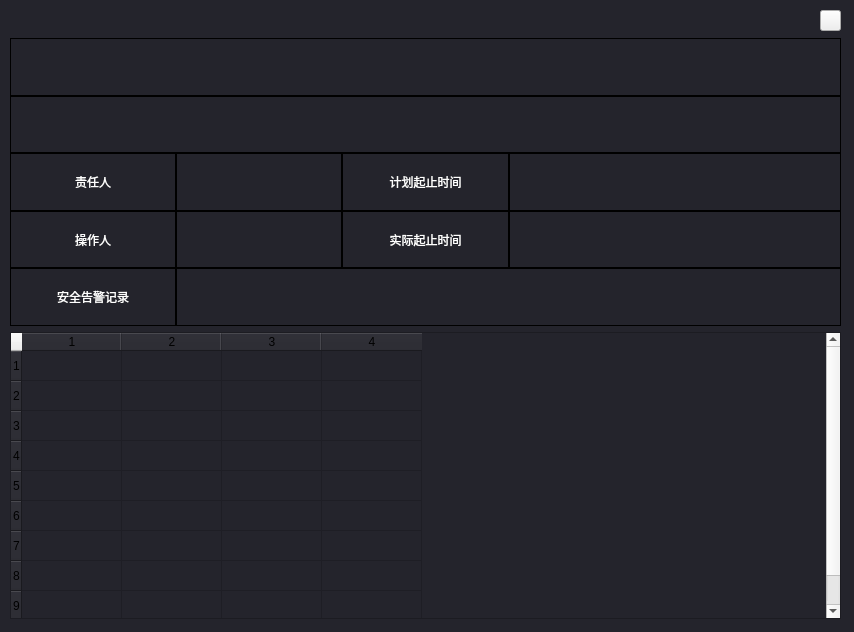
<?xml version="1.0" encoding="UTF-8"?>
<ui version="4.0">
 <class>OperSheet</class>
 <widget class="QWidget" name="OperSheet">
  <property name="geometry">
   <rect>
    <x>0</x>
    <y>0</y>
    <width>854</width>
    <height>632</height>
   </rect>
  </property>
  <property name="windowTitle">
   <string>Form</string>
  </property>
  <property name="styleSheet">
   <string notr="true">QWidget#OperSheet
{
	
	background-color: rgb(36, 36, 44);
}</string>
  </property>
  <widget class="QToolButton" name="closeBtn">
   <property name="geometry">
    <rect>
     <x>820</x>
     <y>10</y>
     <width>21</width>
     <height>21</height>
    </rect>
   </property>
   <property name="styleSheet">
    <string notr="true">QToolButton#closeBtn
{
	border-image: url(:/image/work_close  (1).png);
}</string>
   </property>
   <property name="text">
    <string/>
   </property>
  </widget>
  <widget class="QWidget" name="layoutWidget">
   <property name="geometry">
    <rect>
     <x>10</x>
     <y>38</y>
     <width>831</width>
     <height>581</height>
    </rect>
   </property>
   <layout class="QVBoxLayout" name="verticalLayout_2">
    <item>
     <layout class="QVBoxLayout" name="verticalLayout" stretch="1,1,1,1,1">
      <property name="spacing">
       <number>0</number>
      </property>
      <item>
       <widget class="QLabel" name="label_worktitle">
        <property name="styleSheet">
         <string notr="true">QLabel#label_worktitle
{
	border-width: 1px;
	border-style: solid;
	border-color: rgb(0, 0, 0);
	font:  14px &quot;Microsoft YaHei UI&quot;;
	color: rgb(255, 255, 255);
}
</string>
        </property>
        <property name="lineWidth">
         <number>1</number>
        </property>
        <property name="text">
         <string/>
        </property>
        <property name="alignment">
         <set>Qt::AlignCenter</set>
        </property>
       </widget>
      </item>
      <item>
       <widget class="QLabel" name="label_workplace">
        <property name="styleSheet">
         <string notr="true">QLabel#label_workplace
{
	border-width: 1px;
	border-style: solid;
	border-color: rgb(0, 0, 0);
	font: 14px &quot;Microsoft YaHei UI&quot;;
	color: rgb(255, 255, 255);
}
</string>
        </property>
        <property name="text">
         <string/>
        </property>
        <property name="alignment">
         <set>Qt::AlignCenter</set>
        </property>
       </widget>
      </item>
      <item>
       <layout class="QHBoxLayout" name="horizontalLayout" stretch="1,1,1,2">
        <property name="spacing">
         <number>0</number>
        </property>
        <item>
         <widget class="QLabel" name="label_1">
          <property name="styleSheet">
           <string notr="true">QLabel#label_1
{
	border-width: 1px;
	border-style: solid;
	border-color: rgb(0, 0, 0);	
	color: rgb(255, 255, 255);
	font: 14px &quot;Microsoft YaHei UI&quot;;
}
</string>
          </property>
          <property name="text">
           <string>责任人</string>
          </property>
          <property name="alignment">
           <set>Qt::AlignCenter</set>
          </property>
         </widget>
        </item>
        <item>
         <widget class="QLabel" name="label_dutyperson">
          <property name="styleSheet">
           <string notr="true">font:  14px &quot;Microsoft YaHei UI&quot;;
color: rgb(255, 255, 255);
border-width: 1px;
border-style: solid;
border-color: rgb(0, 0, 0);</string>
          </property>
          <property name="text">
           <string/>
          </property>
          <property name="alignment">
           <set>Qt::AlignCenter</set>
          </property>
         </widget>
        </item>
        <item>
         <widget class="QLabel" name="label_11">
          <property name="styleSheet">
           <string notr="true">QLabel#label_11
{

	border-width: 1px;
	border-style: solid;
	border-color: rgb(0, 0, 0);	
	color: rgb(255, 255, 255);
	font: 14px &quot;Microsoft YaHei UI&quot;;
}
</string>
          </property>
          <property name="text">
           <string>计划起止时间</string>
          </property>
          <property name="alignment">
           <set>Qt::AlignCenter</set>
          </property>
         </widget>
        </item>
        <item>
         <widget class="QLabel" name="label_plantime">
          <property name="styleSheet">
           <string notr="true">QLabel#label_plantime
{
	font: 14px &quot;Microsoft YaHei UI&quot;;
	color: rgb(255, 255, 255);
	border-width: 1px;
	border-style: solid;
	border-color: rgb(0, 0, 0);
}
</string>
          </property>
          <property name="text">
           <string/>
          </property>
          <property name="alignment">
           <set>Qt::AlignCenter</set>
          </property>
         </widget>
        </item>
       </layout>
      </item>
      <item>
       <layout class="QHBoxLayout" name="horizontalLayout_2" stretch="1,1,1,2">
        <property name="spacing">
         <number>0</number>
        </property>
        <item>
         <widget class="QLabel" name="label_2">
          <property name="styleSheet">
           <string notr="true">QLabel#label_2
{

	border-width: 1px;
	border-style: solid;
	border-color: rgb(0, 0, 0);
	font: 75 14px &quot;Microsoft YaHei UI&quot;;
	color: rgb(255, 255, 255);	
}
</string>
          </property>
          <property name="text">
           <string>操作人</string>
          </property>
          <property name="alignment">
           <set>Qt::AlignCenter</set>
          </property>
         </widget>
        </item>
        <item>
         <widget class="QLabel" name="label_operperson">
          <property name="styleSheet">
           <string notr="true">QLabel#label_operperson
{
	border-width: 1px;
	border-style: solid;
	border-color: rgb(0, 0, 0);
	font: 14px &quot;Microsoft YaHei UI&quot;;
	color: rgb(255, 255, 255);
}
</string>
          </property>
          <property name="text">
           <string/>
          </property>
          <property name="alignment">
           <set>Qt::AlignCenter</set>
          </property>
         </widget>
        </item>
        <item>
         <widget class="QLabel" name="label_22">
          <property name="styleSheet">
           <string notr="true">QLabel#label_22
{

	border-width: 1px;
	border-style: solid;
	border-color: rgb(0, 0, 0);
	font: 75 14px &quot;Microsoft YaHei UI&quot;;
	color: rgb(255, 255, 255);
}
</string>
          </property>
          <property name="text">
           <string>实际起止时间</string>
          </property>
          <property name="alignment">
           <set>Qt::AlignCenter</set>
          </property>
         </widget>
        </item>
        <item>
         <widget class="QLabel" name="label_realtime">
          <property name="styleSheet">
           <string notr="true">QLabel#label_realtime
{
	font:  14px &quot;Microsoft YaHei UI&quot;;
	color: rgb(255, 255, 255);
	border-width: 1px;
	border-style: solid;
	border-color: rgb(0, 0, 0);
}
</string>
          </property>
          <property name="text">
           <string/>
          </property>
          <property name="alignment">
           <set>Qt::AlignCenter</set>
          </property>
         </widget>
        </item>
       </layout>
      </item>
      <item>
       <layout class="QHBoxLayout" name="horizontalLayout_3" stretch="1,4">
        <property name="spacing">
         <number>0</number>
        </property>
        <item>
         <widget class="QLabel" name="label_3">
          <property name="styleSheet">
           <string notr="true">QLabel#label_3
{

	border-width: 1px;
	border-style: solid;
	border-color: rgb(0, 0, 0);
	font: 75 14px &quot;Microsoft YaHei UI&quot;;
	color: rgb(255, 255, 255);
}</string>
          </property>
          <property name="text">
           <string>安全告警记录</string>
          </property>
          <property name="alignment">
           <set>Qt::AlignCenter</set>
          </property>
         </widget>
        </item>
        <item>
         <widget class="QLabel" name="label_alarmrecord">
          <property name="styleSheet">
           <string notr="true">QLabel#label_alarmrecord
{
	font: 14px &quot;Microsoft YaHei UI&quot;;	
	color: rgb(255, 255, 255);
	border-width: 1px;
	border-style: solid;
	border-color: rgb(0, 0, 0);
}
</string>
          </property>
          <property name="text">
           <string/>
          </property>
          <property name="alignment">
           <set>Qt::AlignLeading|Qt::AlignLeft|Qt::AlignTop</set>
          </property>
          <property name="margin">
           <number>20</number>
          </property>
         </widget>
        </item>
       </layout>
      </item>
     </layout>
    </item>
    <item>
     <widget class="QTableWidget" name="tableWidget_opersheet">
      <property name="styleSheet">
       <string notr="true">background-color: rgb(36, 36, 44);</string>
      </property>
      <property name="rowCount">
       <number>9</number>
      </property>
      <property name="columnCount">
       <number>4</number>
      </property>
      <row/>
      <row/>
      <row/>
      <row/>
      <row/>
      <row/>
      <row/>
      <row/>
      <row/>
      <column/>
      <column/>
      <column/>
      <column/>
     </widget>
    </item>
   </layout>
  </widget>
 </widget>
 <resources/>
 <connections/>
</ui>
